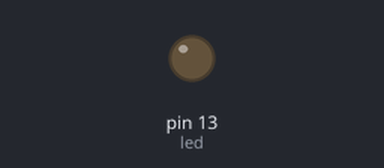
The sketch below on a simulated Arduino Uno, built with avr-gcc and run on an emulated ATmega328P. Parts: output pins drawn as LEDs (lit = HIGH). The board resets itself during the run and starts again; sleep ends after the set time or at an interrupt.

Above: at 0.1 s.
At 102.4 s:
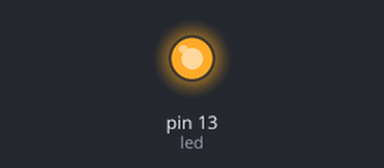
Timing chart, 0 to 104.3 s (numbered marks = the images above):
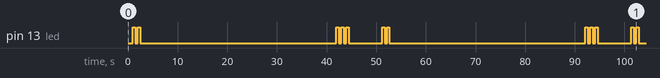

The sketch:

WatchdogHangAndPowerControl.ino
```cpp
#include <avr/wdt.h>            // library for default watchdog functions
#include <avr/interrupt.h>      // library for interrupts handling
#include <avr/sleep.h>          // library for sleep
#include <avr/power.h>          // library for power control

// how many times remain to sleep before wake up
// volatile to be modified in interrupt function
volatile int nbr_remaining;

// pin on which a led is attached on the board
#define led 13

// interrupt raised by the watchdog firing
// when the watchdog fires, this function will be executed
// remember that interrupts are disabled in ISR functions
// now we must check if the board is sleeping or if this is a genuine
// interrupt (hanging)
ISR(WDT_vect)
{
    // Check if we are in sleep mode or it is a genuine WDR.
    if(nbr_remaining > 0)
    {
        // not hang out, just waiting
        // decrease the number of remaining avail loops
        nbr_remaining = nbr_remaining - 1;
        wdt_reset();
    }
    else
    {
        // must be rebooted
        // configure
        MCUSR = 0;                          // reset flags

                                            // Put timer in reset-only mode:
        WDTCSR |= 0b00011000;               // Enter config mode.
        WDTCSR =  0b00001000 | 0b000000;    // clr WDIE (interrupt enable...7th from left)
                                            // set WDE (reset enable...4th from left), and set delay interval
                                            // reset system in 16 ms...
                                            // unless wdt_disable() in loop() is reached first

        // reboot
        while(1);
    }
}

// function to configure the watchdog: let it sleep 8 seconds before firing
// when firing, configure it for resuming program execution by default
// hangs will correspond to watchdog fired when nbr_remaining <= 0 and will
// be determined in the ISR function
void configure_wdt(void)
{

  cli();                           // disable interrupts for changing the registers

  MCUSR = 0;                       // reset status register flags

                                   // Put timer in interrupt-only mode:
  WDTCSR |= 0b00011000;            // Set WDCE (5th from left) and WDE (4th from left) to enter config mode,
                                   // using bitwise OR assignment (leaves other bits unchanged).
  WDTCSR =  0b01000000 | 0b100001; // set WDIE: interrupt enabled
                                   // clr WDE: reset disabled
                                   // and set delay interval (right side of bar) to 8 seconds

  sei();                           // re-enable interrupts
}

// Put the Arduino to deep sleep. Only an interrupt can wake it up.
void sleep(int ncycles)
{
  nbr_remaining = ncycles; // defines how many cycles should sleep

  // Set sleep to full power down.  Only external interrupts or
  // the watchdog timer can wake the CPU!
  set_sleep_mode(SLEEP_MODE_PWR_DOWN);

  // Turn off the ADC while asleep.
  power_adc_disable();

  while (nbr_remaining > 0){ // while some cycles left, sleep!

  // Enable sleep and enter sleep mode.
  sleep_mode();

  // CPU is now asleep and program execution completely halts!
  // Once awake, execution will resume at this point if the
  // watchdog is configured for resume rather than restart

  // When awake, disable sleep mode
  sleep_disable();

  }

  // put everything on again
  power_all_enable();

}

void setup(){

  // use led 13 and put it in low mode
  pinMode(led, OUTPUT);
  digitalWrite(led, LOW);

  delay(1000);

  // configure the watchdog
  configure_wdt();

  // blink twice
  digitalWrite(led, HIGH);
  delay(500);
  digitalWrite(led, LOW);
  delay(500);
  digitalWrite(led, HIGH);
  delay(500);
  digitalWrite(led, LOW);
  delay(500);

}

void loop(){

  // sleep for a given number of cycles (here, 5 * 8 seconds) in lowest power mode
  sleep(5);

  // usefull stuff
  // blink three times
  digitalWrite(led, HIGH);
  delay(500);
  digitalWrite(led, LOW);
  delay(500);
  digitalWrite(led, HIGH);
  delay(500);
  digitalWrite(led, LOW);
  delay(500);
  digitalWrite(led, HIGH);
  delay(500);
  digitalWrite(led, LOW);
  delay(500);

  // now a real hang is happening: this will rebood the board
  // after 8 seconds
  // (at the end of the sleep, nrb_remaining = 0)
  while (1);

}
```
